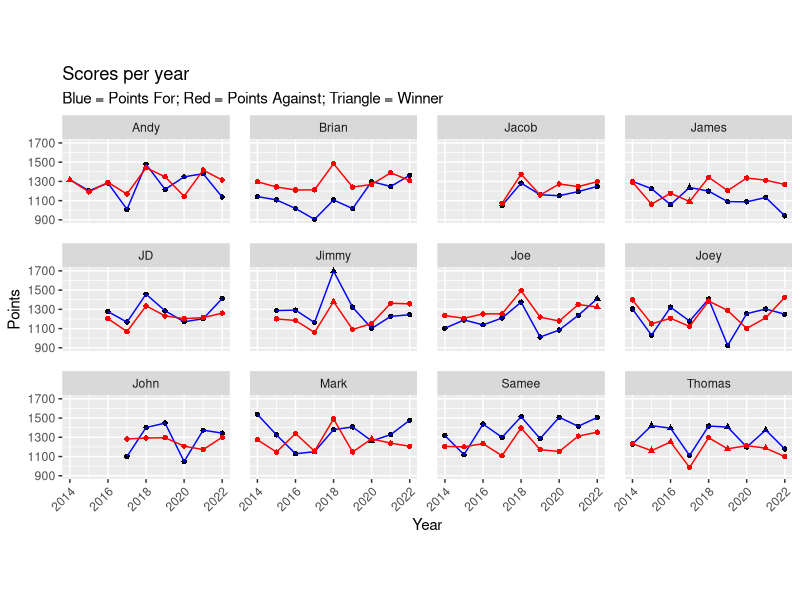

R code for this plot:
## ---- chunk 1

library(tidyverse)
library(readr)

## ---- chunk 2


teams_info_2022_thru_2014_updated <- read_csv("teams_info_2022_thru_2014_updated_csv.csv", 
  col_types = cols(
    `Team ID` = col_double(),               
    `Owner First Name` = col_character(),   
    `Is League Creator` = col_character(),  
    `Playoff Seed` = col_double(),          
    `Final Rank` = col_double(),            
    `Wins` = col_double(),                  
    `Losses` = col_double(),                
    `Ties` = col_double(),                  
    `Points For` = col_double(),            
    `Points Against` = col_double(),        
    `Year` = col_double()                   
  )
)

## ---- chunk 3
teams_info_2022_thru_2014_updated <- teams_info_2022_thru_2014_updated %>%
  mutate(first_name_lower = ifelse(`Owner First Name` == "JD" , toupper(`Owner First Name`),
                                   ifelse(`Team ID` == 9, "Jimmy",  str_to_title(`Owner First Name`))))


## ---- chunk 4
teams_info_2022_thru_2014_updated %>%
  group_by(`first_name_lower`) %>%
  summarise(avg_points_against = mean(`Points Against`), avg_points_for = mean(`Points For`)) %>%
  arrange(desc(avg_points_for))
## ---- chunk 5

teams_info_2022_thru_2014_updated <- 
  teams_info_2022_thru_2014_updated %>%
  mutate(winner_y_n = ifelse(`Final Rank` == 1, "yes", "no"))


## ---- chunk 6

scores_over_time_final <- teams_info_2022_thru_2014_updated %>%
  filter(first_name_lower != "Claude") %>% #removed single season player
  ggplot() +
  geom_point(aes(y = `Points For`, x = Year, shape = winner_y_n)) +
  geom_line(aes(y = `Points For`, x = Year), color = "blue") +
  geom_point(aes(y = `Points Against`, x = Year, shape = winner_y_n), color = "red") +
  geom_line(aes(y = `Points Against`, x = Year), color = "red") +
  labs(title = "Scores per year", subtitle = "Blue = Points For; Red = Points Against; Triangle = Winner", y = "Points") +
  facet_wrap(~first_name_lower) +
  theme(legend.position = "none",
        axis.text.x = element_text(angle = 45, hjust = 1.0),
        panel.spacing = unit(1, "lines"),
        aspect.ratio = 1/2)

scores_over_time_final 
